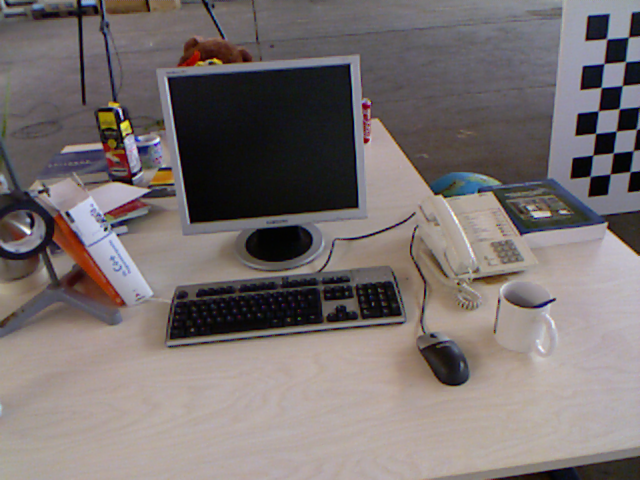
//> input picture image/0.png, 640 x 480 px
$ ./time_cost ../image/0.png ../image/00.png   (built with g++ and OpenCV 4)
//> lines starting //> are read from the running program, lines starting //| are printed output that depends on the picture
#include "EDLine.h"
#include "Utility.hpp"

#include <opencv2/imgproc/imgproc.hpp>
#include <opencv2/core/utility.hpp>

#include <iostream>

using namespace std;
using namespace cv;

using namespace Feature;


int main( int argc, char **argv )
{
    if ( argc != 3 )
    {
        cout << "Usage: ./time_cost path_to_image1 path_to_image2" << endl;
        return 0;
    }

    const string name1 = argv[1];
    const string name2 = argv[2];

    Mat image10 = imread( name1, IMREAD_GRAYSCALE );
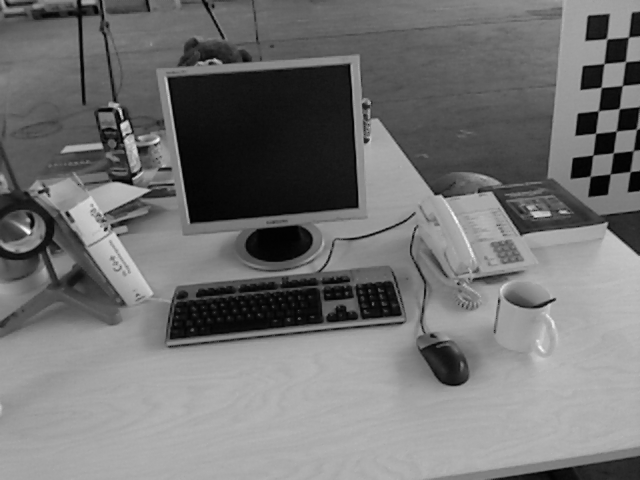
//> image10: 480 rows x 640 cols, CV_8UC1; min 1, max 253, mean 114.6
    if ( image10.empty() )
    {
        cout << "Can't read image in path: " << name1 << endl;
        return 0;
    }

    Mat image20 = imread( name2, IMREAD_GRAYSCALE );
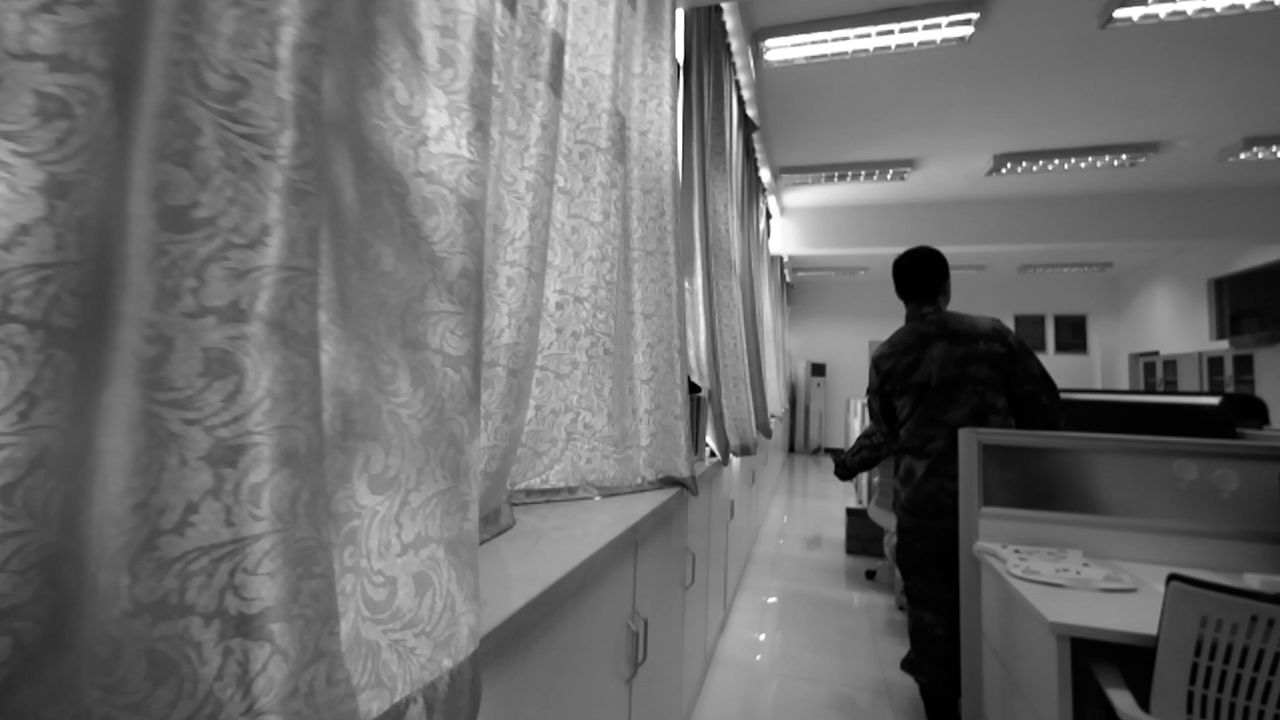
//> input picture image/00.png, 1280 x 720 px
//> image20 is the input picture: 720 rows x 1280 cols, CV_8UC1; min 0, max 255, mean 107.8
    if ( image20.empty() )
    {
        cout << "Can't read image in path: " << name2 << endl;
        return 0;
    }

    Mat image1;
    cv::GaussianBlur( image10, image1, cv::Size( 5, 5 ), 1.0 );

    Mat image2;
    cv::GaussianBlur( image20, image2, cv::Size( 5, 5 ), 1.0 );

    const int width = image1.cols;
//> width = 640
    const int height = image1.rows;
//> height = 480


//> (the run ends here: the program needs code that is not available in this run, at `PixelChains edgeChains;`)
